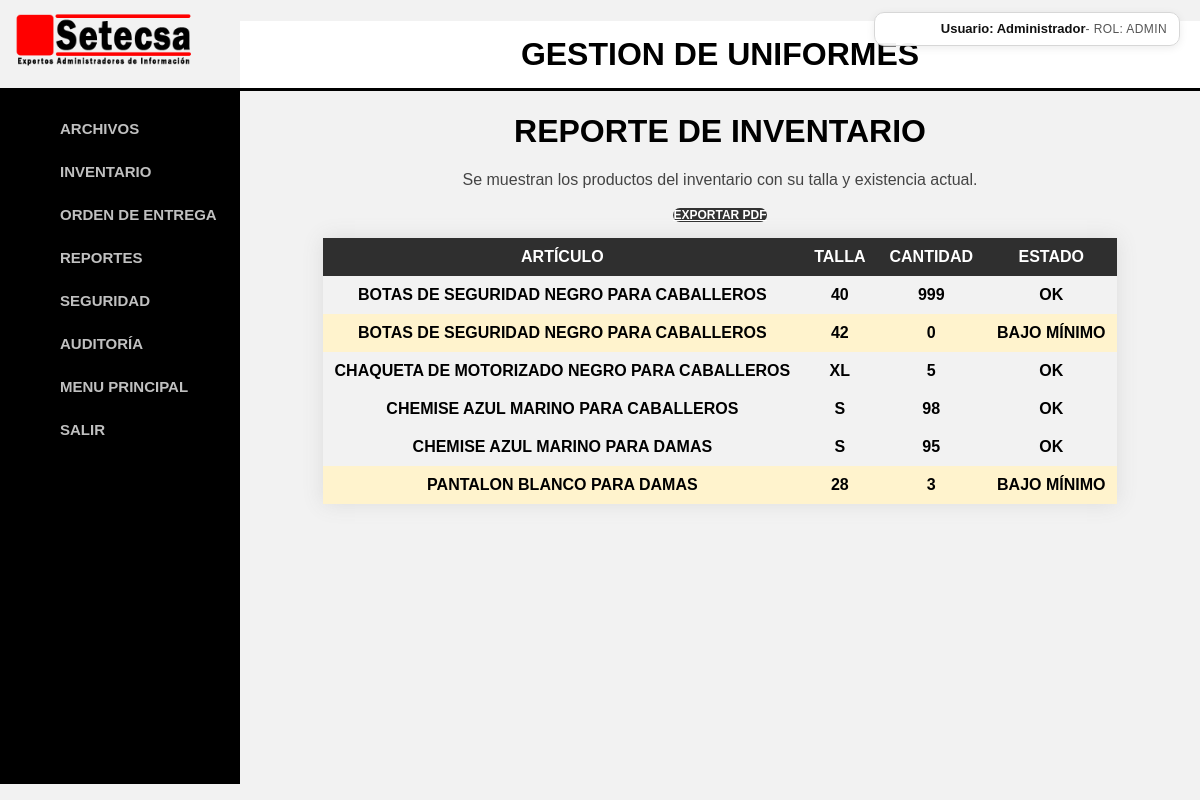
Screenshot of /inventarioreporte.php (signed in) with the database file from the repository.
### tables this page shows
CREATE TABLE `inventario` (
  `id` bigint(20) UNSIGNED NOT NULL,
  `idarticulos` bigint(20) UNSIGNED NOT NULL,
  `idcolores` bigint(20) UNSIGNED NOT NULL,
  `idtallas` bigint(20) UNSIGNED NOT NULL,
  `idgeneros` bigint(20) UNSIGNED NOT NULL,
  `minimo` int(11) NOT NULL,
  `existencia` int(11) NOT NULL,
  `precio` float(7,2) NOT NULL
);

### funciones.php (called while the page is built, shortened)
<?php
    function b_combo($conn,$campo,$tabla,$id,$val)
    {
        $qry = "SELECT $campo FROM $tabla WHERE $id = '$val'";
        $rcombo =  mysqli_query($conn,$qry) or die('La consulta falló: '.$mysqli -> error);
        $combo = mysqli_fetch_array($rcombo, MYSQLI_ASSOC);
        return $combo[$campo];
    }

### inventarioreporte.php (the view, shortened to what this page needs)
<?php
    include('encabezado.php');
    include('conexion_db.php');
    include('funciones.php');
    $qry = "SELECT * FROM inventario ORDER BY idarticulos";
    $result = mysqli_query($mysqli, $qry) or die('La consulta fall�: ' . $mysqli->error);
    $registros = [];
    while ($row = mysqli_fetch_array($result, MYSQLI_ASSOC)) {
        $idarticulos = $row['idarticulos'];
        $producto = b_combo($mysqli, 'nombre', 'articulos', 'id', $idarticulos);
        $idcolores = $row['idcolores'];
        $producto = $producto . ' ' . b_combo($mysqli, 'nombre', 'colores', 'id', $idcolores);
        $idtallas = $row['idtallas'];
        $tallas = b_combo($mysqli, 'nombre', 'tallas', 'id', $idtallas);
        $idgeneros = $row['idgeneros'];
        $producto = $producto . ' PARA ' . b_combo($mysqli, 'nombre', 'generos', 'id', $idgeneros);
        $existencia = $row['existencia'];
        $minimo = $row['minimo'];
        $porDebajo = ($existencia < $minimo);
        $registros[] = [
            'producto' => $producto,
            'talla' => $tallas,
            'existencia' => $existencia,
            'minimo' => $minimo,
            'porDebajo' => $porDebajo,
        ];
    }
?>
<!DOCTYPE html>
<html lang="es">
<head>
    <link rel="stylesheet" href="formatos.css" type="text/css" charset="utf-8" />
</head>
<body>
    <div class="contenedor">
        <h1>REPORTE DE INVENTARIO</h1>
        <div class="info">
            <p>Se muestran los productos del inventario con su talla y existencia actual.</p>
        </div>
        <div style="text-align:center; margin-bottom:15px;">
            <a href="inventarioreporte_pdf.php" class="boton" target="_blank">EXPORTAR PDF</a>
        </div>
        <table class="styled-table-5">
            <thead>
                <tr>
                    <th>ARTÍCULO</th>
                    <th>TALLA</th>
                    <th>CANTIDAD</th>
                    <th>ESTADO</th>
                </tr>
            </thead>
            <tbody>
                <?php foreach ($registros as $r): ?>
                    <tr class="<?php echo $r['porDebajo'] ? 'alerta' : ''; ?>">
                        <td><?php echo htmlspecialchars($r['producto']); ?></td>
                        <td><?php echo htmlspecialchars($r['talla']); ?></td>
                        <td><?php echo htmlspecialchars($r['existencia']); ?></td>
                        <td><?php echo $r['porDebajo'] ? 'BAJO MÍNIMO' : 'OK'; ?></td>
                    </tr>
                <?php endforeach; ?>
            </tbody>
        </table>
    </div>
</body>
</html>

### formatos.css (style rules this page uses)
body { font-family: Arial, sans-serif; margin: 0; padding: 0; margin-left: 240px; background-color: #f2f2f2; color: #000; }
.boton { font-size:12px; font-family:sans-serif; font-weight:bold; color:#ffffff; background:#333333; border:0px; border-radius: 10px; width:120px; height:40px; }
.styled-table-5 { border-collapse: collapse; margin: 25px 10px; font-size: 1em; font-family: sans-serif; min-width: 1300px; box-shadow: 0 0 20px #dcdcdc; }
.styled-table-5 thead tr { background-color: #2f2f2f; color: #ffffff; text-align: middle; }
.styled-table-5 th, .styled-table-5 td { padding: 12px 15px; }
.styled-table-5 tbody tr td { text-align: center; font-weight: bold; color: #000000; height: 10px; }

### inventarioreporte.php (style rules this page uses)
body { font-family: Arial, sans-serif; background: #f2f2f2; }
.contenedor { max-width: 1100px; margin: 20px auto 20px auto; padding: 0 10px; }
h1 { color: #000000; text-align: center; }
.info { margin-bottom: 15px; color: #444; text-align: center; }
.styled-table-5 { margin: 0 auto; width: auto; min-width: 0; max-width: 100%; table-layout: fixed; }
.styled-table-5 th, .styled-table-5 td { white-space: nowrap; padding: 10px 12px; }
.styled-table-5 td:nth-child(2), .styled-table-5 td:nth-child(3), .styled-table-5 td:nth-child(4), .styled-table-5 th:nth-child(2), .styled-table-5 th:nth-child(3), .styled-table-5 th:nth-child(4) { text-align: center; }
.alerta { background-color: #fff3cd; color: #856404; font-weight: bold; }

### rows the page displays
inventario: producto "BOTAS DE SEGURIDAD NEGRO PARA CABALLEROS", talla "42", existencia "0", shows "BAJO MÍNIMO"

### other values shown
$nombreUsuarioSesion "Administrador"
$rolUsuarioSesion "ADMIN"
$r['producto'] "BOTAS DE SEGURIDAD NEGRO PARA CABALLEROS"
$r['talla'] "40"
$r['existencia'] "999"
$r['producto'] "CHAQUETA DE MOTORIZADO NEGRO PARA CABALLEROS"
$r['talla'] "XL"
$r['existencia'] "5"
$r['producto'] "CHEMISE AZUL MARINO PARA CABALLEROS"
$r['talla'] "S"
$r['existencia'] "98"
$r['producto'] "CHEMISE AZUL MARINO PARA DAMAS"
$r['existencia'] "95"
$r['producto'] "PANTALON BLANCO PARA DAMAS"
$r['talla'] "28"
